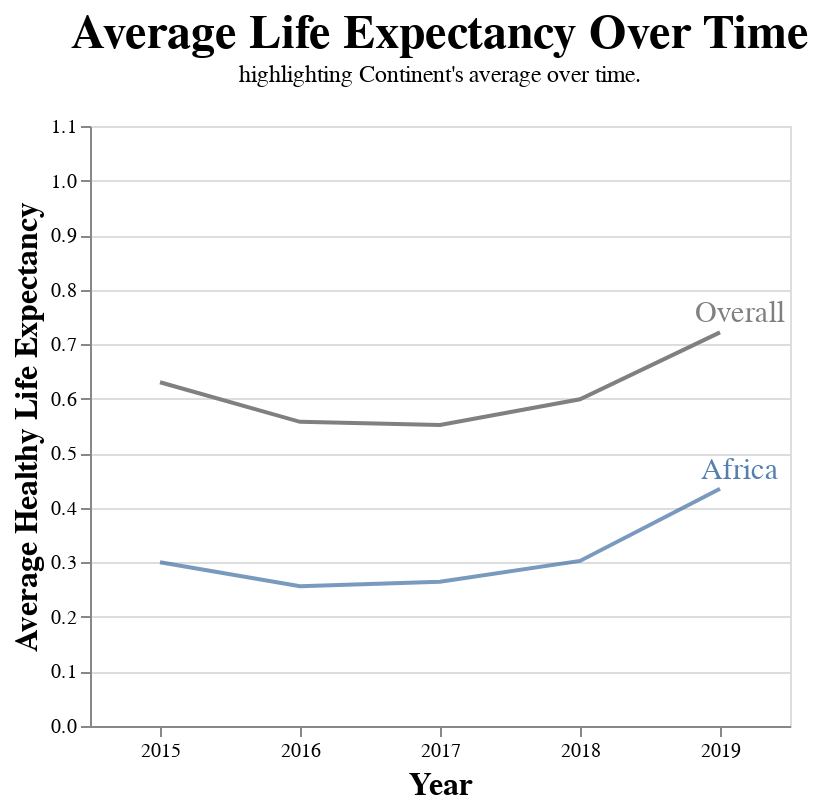

The cell this chart's notebook holds for it:
### Code cell
base_chart2 = alt.Chart(df).mark_line().encode(
    x= alt.X('Year:O', title = 'Year', axis = alt.Axis(labelAngle = 0, titleFontSize = 16)),
    y=alt.Y('average(life_expectancy):Q', title='Average Healthy Life Expectancy', scale = alt.Scale(domain = [0,1.1]),axis = alt.Axis(titleFontSize = 16)),
    color=alt.value('grey')
)

base_text = base_chart2.mark_text(dx = 10, dy = -10, size = 15).encode(
    text = alt.value("Overall")
).transform_filter('datum.Year == 2019')

continent_time = base_chart2.add_params(select_continent).encode(
    x=alt.X('Year:O', title='Year', axis=alt.Axis(labelAngle=0, titleFontSize=16)),
    y=alt.Y('continent_mean:Q', title='Average Healthy Life Expectancy', scale=alt.Scale(domain=[0, 1.1]), axis=alt.Axis(titleFontSize=16)),
    color=alt.Color('continent:N', legend=None),
    opacity=alt.condition(select_continent, alt.value(0.75), alt.value(0.05))
).transform_filter(select_continent).transform_aggregate(
    continent_mean='average(life_expectancy)',
    groupby=['Year', 'continent']
)

continent_text = continent_time.mark_text(dx = 10, dy = -10, size = 15).encode(
    text=alt.Text('continent:N'),
    opacity=alt.condition(select_continent, alt.value(0.95), alt.value(0.05))
).transform_filter('datum.Year == 2019')

plot2 = alt.layer(base_chart2, base_text, continent_time, continent_text).properties(
    width=350,
    height=300,
    title = {
            "text" : ['Average Life Expectancy Over Time'],
            "subtitle" : "highlighting Continent's average over time.",
            "fontSize" : 24,
            "offset" : 15
            }
)
plot2

### Figure 1 — Vega-Lite specification as saved in the notebook (floating-point values rounded to 4 significant figures; data arrays with more than 128 entries replaced by an {"elided": "..."} marker saying what was removed)
{"config": {"view": {"continuousWidth": 300, "continuousHeight": 300}}, "layer": [{"mark": {"type": "line"}, "encoding": {"color": {"value": "grey"}, "x": {"axis": {"labelAngle": 0, "titleFontSize": 16}, "field": "Year", "title": "Year", "type": "ordinal"}, "y": {"aggregate": "average", "axis": {"titleFontSize": 16}, "field": "life_expectancy", "scale": {"domain": [0, 1.1]}, "title": "Average Healthy Life Expectancy", "type": "quantitative"}}}, {"mark": {"type": "text", "dx": 10, "dy": -10, "size": 15}, "encoding": {"color": {"value": "grey"}, "text": {"value": "Overall"}, "x": {"axis": {"labelAngle": 0, "titleFontSize": 16}, "field": "Year", "title": "Year", "type": "ordinal"}, "y": {"aggregate": "average", "axis": {"titleFontSize": 16}, "field": "life_expectancy", "scale": {"domain": [0, 1.1]}, "title": "Average Healthy Life Expectancy", "type": "quantitative"}}, "transform": [{"filter": "datum.Year == 2019"}]}, {"mark": {"type": "line"}, "encoding": {"color": {"field": "continent", "legend": null, "type": "nominal"}, "opacity": {"condition": {"param": "Select", "value": 0.75}, "value": 0.05}, "x": {"axis": {"labelAngle": 0, "titleFontSize": 16}, "field": "Year", "title": "Year", "type": "ordinal"}, "y": {"axis": {"titleFontSize": 16}, "field": "continent_mean", "scale": {"domain": [0, 1.1]}, "title": "Average Healthy Life Expectancy", "type": "quantitative"}}, "name": "view_2", "transform": [{"filter": {"param": "Select"}}, {"aggregate": [{"op": "average", "field": "life_expectancy", "as": "continent_mean"}], "groupby": ["Year", "continent"]}]}, {"mark": {"type": "text", "dx": 10, "dy": -10, "size": 15}, "encoding": {"color": {"field": "continent", "legend": null, "type": "nominal"}, "opacity": {"condition": {"param": "Select", "value": 0.95}, "value": 0.05}, "text": {"field": "continent", "type": "nominal"}, "x": {"axis": {"labelAngle": 0, "titleFontSize": 16}, "field": "Year", "title": "Year", "type": "ordinal"}, "y": {"axis": {"titleFontSize": 16}, "field": "continent_mean", "scale": {"domain": [0, 1.1]}, "title": "Average Healthy Life Expectancy", "type": "quantitative"}}, "transform": [{"filter": {"param": "Select"}}, {"aggregate": [{"op": "average", "field": "life_expectancy", "as": "continent_mean"}], "groupby": ["Year", "continent"]}, {"filter": "datum.Year == 2019"}]}], "data": {"name": "data-1fb32f1e28a35e0adb4e135b9827a710"}, "height": 300, "params": [{"name": "Select", "select": {"type": "point", "fields": ["continent"]}, "bind": {"input": "select", "options": ["Africa", "Asia", "Europe", "North America", "Oceania", "South America"]}, "value": "Africa", "views": ["view_2"]}], "title": {"text": ["Average Life Expectancy Over Time"], "subtitle": "highlighting Continent's average over time.", "fontSize": 24, "offset": 15}, "width": 350, "$schema": "https://vega.github.io/schema/vega-lite/v5.15.1.json", "datasets": {"data-1fb32f1e28a35e0adb4e135b9827a710": {"elided": "780 records"}}}
